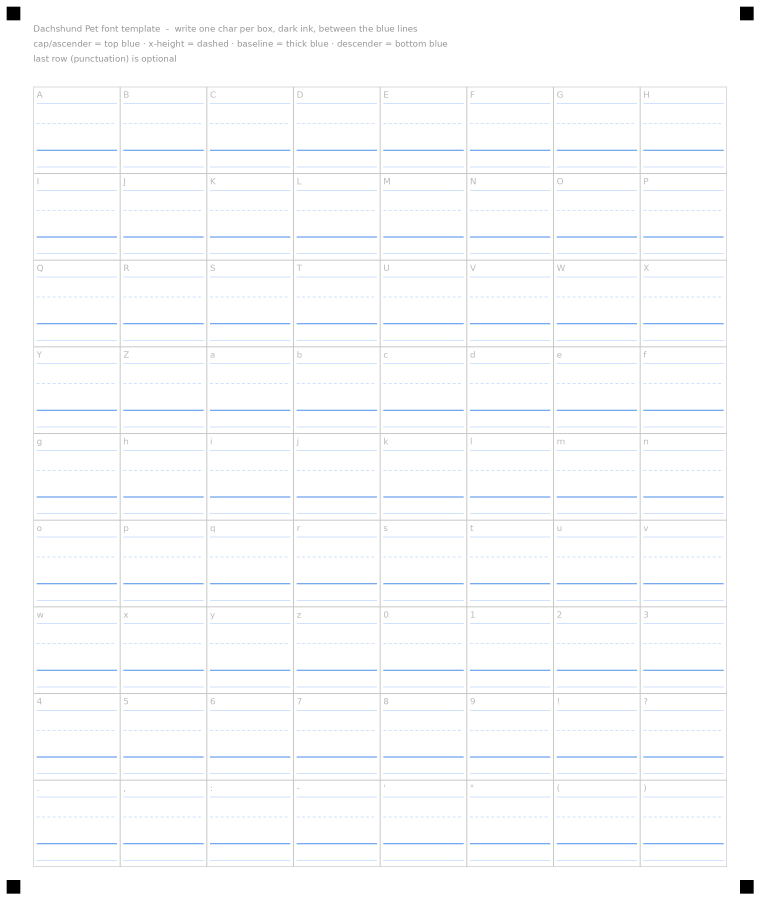
#> input picture tools/font_template.png, 2280 x 2700 px (shown at 1/3 size)
$ python build_font.py font_template.png out.png
#> lines starting #> are read from the running program, lines starting #| are printed output that depends on the picture; after the words box and inside, x2 and y2 are one past the last pixel; in counts of white or black regions, pixels touching at a corner belong together
"""手寫字型產生器：把寫好的 tools/font_template.png 照片 / 掃描檔轉成 TTF。

用法（需要 opencv-python、scikit-image、fonttools）：
    py -m pip install opencv-python scikit-image fonttools
    py tools/build_font.py 寫好的模板.png assets/fonts/EvanHand.ttf

步驟：四角黑方塊 → 透視校正回模板座標 → 取深色墨水（濾掉淺藍導線、灰框）
→ 大寫格若寫了「大寫+小寫」自動左右切開 → 各自貼齊基線
→ 骨架化後統一加粗 → 平滑描邊 → fontTools 組成 TTF
"""
import sys, cv2, numpy as np
from skimage.morphology import skeletonize
from fontTools.fontBuilder import FontBuilder
from fontTools.pens.ttGlyphPen import TTGlyphPen


def flatten_and_warp(path):
#> called with path = 'font_template.png'
    im = cv2.imread(path, cv2.IMREAD_UNCHANGED)
#> im is the input picture: shape (2700, 2280, 3); mean B, G, R 253.1, 251.8, 250.9
    if im.ndim == 2:
        im = cv2.cvtColor(im, cv2.COLOR_GRAY2BGR)
    if im.shape[2] == 4:
        a = im[:, :, 3:4] / 255.0
        im = (im[:, :, :3] * a + 255 * (1 - a)).astype(np.uint8)
    g = cv2.cvtColor(im, cv2.COLOR_BGR2GRAY)
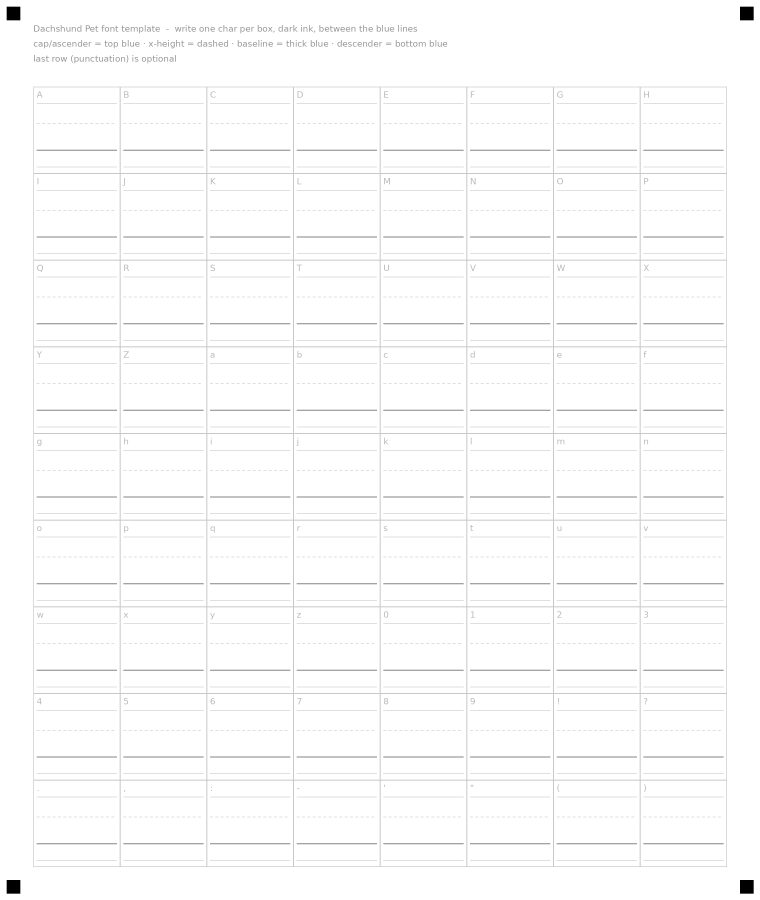
#> g: shape (2700, 2280) (shown at 1/3 size); min 0, max 255, mean 251.7
    _, bw = cv2.threshold(g, 80, 255, cv2.THRESH_BINARY_INV)
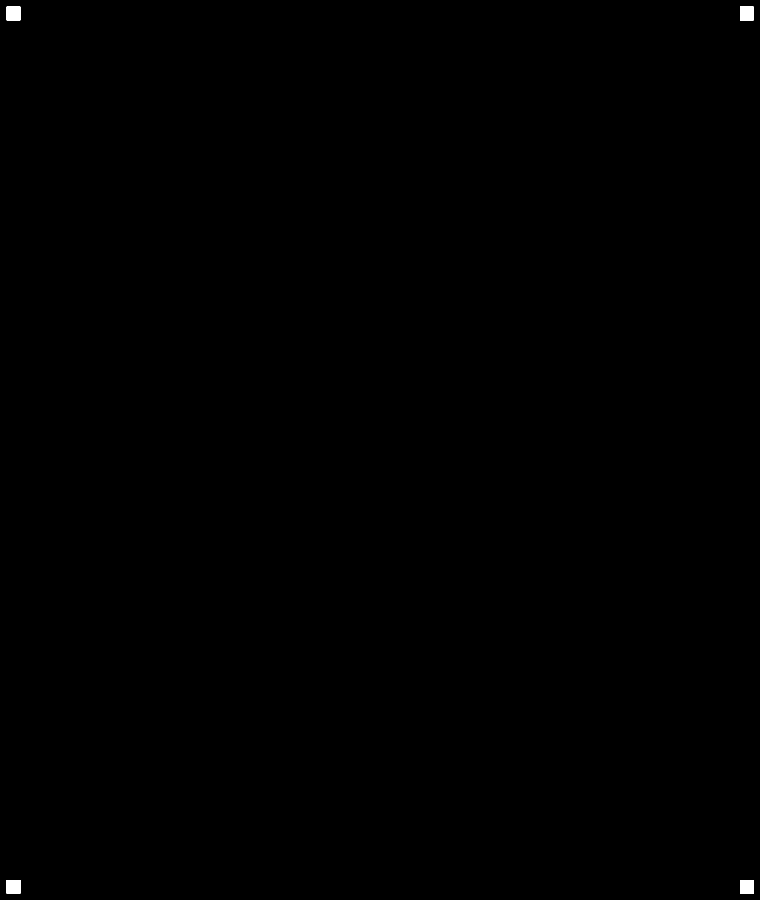
#> bw: shape (2700, 2280) (shown at 1/3 size); 0.11% white; 4 white regions, box (x1, y1, x2, y2) and area: (20, 20, 61, 61) 1681, (2220, 20, 2261, 61) 1681, (20, 2640, 61, 2681) 1681, (2220, 2640, 2261, 2681) 1681
    n, _, st, cen = cv2.connectedComponentsWithStats(bw)
#> n = 5; st = [[0, 0, 2280, 2700, 6149276], [20, 20, 41, 41, 1681], [2220, 20, 41, 41, 1681], [20, 2640, 41, 41, 1681], [2220, 2640, 41, 41, 1681]]; cen = [[1139.5, 1349.5], [40, 40], [2240, 40], [40, 2660], [2240, 2660]]
    marks = [cen[i] for i in range(1, n)
             if 0.7 < st[i][2] / st[i][3] < 1.4 and st[i][2] > 15 and st[i][4] > 0.85 * st[i][2] * st[i][3]]
#> marks = [[40, 40], [2240, 40], [40, 2660], [2240, 2660]]
    if len(marks) < 4:
        sys.exit("找不到四個角的黑方塊")
    marks = np.array(marks)
    s_, d_ = marks.sum(1), marks[:, 0] - marks[:, 1]
#> s_ = [80, 2280, 2700, 4900]; d_ = [0, 2200, -2620, -420]
    src = np.float32([marks[s_.argmin()], marks[d_.argmax()], marks[d_.argmin()], marks[s_.argmax()]])
#> src = [[40, 40], [2240, 40], [40, 2660], [2240, 2660]]
    dst = np.float32([[40, 40], [2240, 40], [40, 2660], [2240, 2660]])
    w = cv2.warpPerspective(im, cv2.getPerspectiveTransform(src, dst), (2280, 2700),
                            flags=cv2.INTER_CUBIC, borderValue=(255, 255, 255))
    hsv = cv2.cvtColor(w, cv2.COLOR_BGR2HSV)
#> hsv: shape (2700, 2280, 3); mean H, S, V 2.8, 2.4, 253.1
    gw = cv2.cvtColor(w, cv2.COLOR_BGR2GRAY)
    return (gw < 120) & (hsv[:, :, 1] < 120)


ink = flatten_and_warp(sys.argv[1])
OUT = sys.argv[2]
CHARS = list("ABCDEFGHIJKLMNOPQRSTUVWXYZabcdefghijklmnopqrstuvwxyz0123456789") + list("!?.,:-'\"()")
COLS, CELL, M, TOP = 8, 260, 100, 260
U = 5.0                 # font units per template px（cap 140px → 700）
STROKE_R = 6            # 筆畫統一加粗：半徑 6px → 約 13px 寬
SB = 45                 # 左右留白 (units)

def cell(i):
    r, c = divmod(i, COLS)
    return M + c*CELL, TOP + r*CELL

def comps(mask):
    n, lab, st, cen = cv2.connectedComponentsWithStats(mask.astype(np.uint8), connectivity=8)
    return [(lab == k, st[k], cen[k]) for k in range(1, n) if st[k][4] >= 6]

glyph_src = {}   # char -> (mask in full-template coords, baseline_shift_px)
for i, ch in enumerate(CHARS):
    x0, y0 = cell(i)
    m = np.zeros_like(ink)
    m[y0+4:y0+CELL+18, x0+4:x0+CELL-3] = ink[y0+4:y0+CELL+18, x0+4:x0+CELL-3]
    if not m.any():
        continue
    base = y0 + 190
    if i < 26:   # 大寫格裡寫了「大寫+小寫」
        cs = comps(m)
        xs = np.where(m.any(axis=0))[0]
        lo, hi = xs.min(), xs.max()
        prof = m[:, lo:hi+1].sum(axis=0)
        a, b = int(len(prof)*0.3), int(len(prof)*0.8)
        # 最長的空白欄 → 分界；沒有就取最少墨水的欄
        best, run, start = None, 0, None
        for j in range(a, b):
            if prof[j] == 0:
                start = j if run == 0 else start; run += 1
                if best is None or run > best[0]: best = (run, start + run//2)
            else:
                run = 0
        split = lo + (best[1] if best else a + int(np.argmin(prof[a:b])))
        up = np.zeros_like(m); low = np.zeros_like(m)
        for cm, st, cen in cs:
            (up if cen[0] < split else low)[cm] = True
        # 基線對齊：大寫字底部貼齊基線（Q 尾巴、J 例外）
        ys = np.where(up.any(axis=1))[0]
        shift = 0 if ch in "QJ" else base - ys.max()
        if abs(shift) > 25: shift = 0
        glyph_src[ch] = (up, shift)
        lc = ch.lower()
        lshift = shift
        if lc not in "gjpqy":                      # 沒有下伸部的小寫各自貼基線
            lys = np.where(low.any(axis=1))[0]
            ls = base - lys.max()
            if abs(ls) <= 25: lshift = ls
        glyph_src[lc] = (low, lshift)
    else:
        ys = np.where(m.any(axis=1))[0]
        shift = base - ys.max() if ch.isdigit() or ch in "!?.:" else 0
        if abs(shift) > 25: shift = 0
        glyph_src[ch] = (m, shift)
#> m: shape (2700, 2280) bool; every value is 0
#> after the loop, glyph_src = 0 items

def outline(mask, shift, ch):
    ys, xs = np.where(mask)
    y0, y1, x0, x1 = ys.min()-20, ys.max()+20, xs.min()-20, xs.max()+20
    sub = mask[y0:y1, x0:x1]
    sk = skeletonize(sub)
    k = cv2.getStructuringElement(cv2.MORPH_ELLIPSE, (2*STROKE_R+1, 2*STROKE_R+1))
    thick = cv2.dilate(sk.astype(np.uint8)*255, k)
    # 放大 4 倍再模糊 → 平滑邊緣
    S = 4
    big = cv2.resize(thick, None, fx=S, fy=S, interpolation=cv2.INTER_CUBIC)
    big = cv2.GaussianBlur(big, (0, 0), S*1.2)
    _, big = cv2.threshold(big, 127, 255, cv2.THRESH_BINARY)
    cnts, hier = cv2.findContours(big, cv2.RETR_CCOMP, cv2.CHAIN_APPROX_NONE)
    base_y = None
    return cnts, hier, S, (x0, y0)

def build():
    fb = FontBuilder(1000, isTTF=True)
    order = [".notdef", "space"] + [f"g{ord(c):04X}" for c in glyph_src]
#> order = ['.notdef', 'space']
    fb.setupGlyphOrder(order)
    cmap = {32: "space"}
    cmap.update({ord(c): f"g{ord(c):04X}" for c in glyph_src})
    fb.setupCharacterMap(cmap)
    glyphs, metrics = {}, {}
    p = TTGlyphPen(None); glyphs[".notdef"] = p.glyph(); metrics[".notdef"] = (500, 0)
    p = TTGlyphPen(None); glyphs["space"] = p.glyph(); metrics["space"] = (300, 0)
    ymin_all, ymax_all = 0, 700
    for ch, (mask, shift) in glyph_src.items():
        cnts, hier, S, (ox, oy) = outline(mask, shift, ch)
        x0, y0 = cell(CHARS.index(ch.upper()) if ch.islower() else CHARS.index(ch))
        base = y0 + 190 - shift
        pen = TTGlyphPen(None)
        pts_all = []
        polys = []
        for ci, cn in enumerate(cnts):
            ap = cv2.approxPolyDP(cn, 1.6, True).reshape(-1, 2).astype(float)
            if len(ap) < 3: continue
            px = (ox + ap[:, 0] / S) * U
            py = (base - (oy + ap[:, 1] / S)) * U
            polys.append((ci, np.stack([px, py], 1)))
            pts_all.append(np.stack([px, py], 1))
        allp = np.concatenate(pts_all)
        minx = allp[:, 0].min()
        for ci, pl in polys:
            pl = pl.copy(); pl[:, 0] += SB - minx
            # TrueType：外框順時針、內洞逆時針（y 朝上）
            area = 0.5 * np.sum(pl[:, 0]*np.roll(pl[:, 1], -1) - np.roll(pl[:, 0], -1)*pl[:, 1])
            is_hole = hier[0][ci][3] != -1
            want_cw = not is_hole
            if (area < 0) != want_cw: pl = pl[::-1]
            pl = np.round(pl).astype(int)
            pen.moveTo(tuple(pl[0]))
            for q in pl[1:]: pen.lineTo(tuple(q))
            pen.closePath()
        glyphs[f"g{ord(ch):04X}"] = pen.glyph()
        w = allp[:, 0].max() - minx
        metrics[f"g{ord(ch):04X}"] = (int(round(w + 2*SB)), SB)
        ymin_all = min(ymin_all, allp[:, 1].min()); ymax_all = max(ymax_all, allp[:, 1].max())
#> this loop made 0 passes
#> after the loop, glyphs = 2 items; metrics = {'.notdef': (500, 0), 'space': (300, 0)}
    fb.setupGlyf(glyphs)
    fb.setupHorizontalMetrics(metrics)
    asc, desc = int(ymax_all + 60), int(ymin_all - 60)
#> asc = 760; desc = -60
    fb.setupHorizontalHeader(ascent=asc, descent=desc)
    fam = "EvanHand"
    fb.setupNameTable({"familyName": fam, "styleName": "Regular", "uniqueFontIdentifier": fam + "-Regular",
                       "fullName": fam + " Regular", "psName": fam + "-Regular", "version": "Version 1.0"})
    fb.setupOS2(sTypoAscender=asc, sTypoDescender=desc, sTypoLineGap=100, usWinAscent=asc,
                usWinDescent=-desc, sxHeight=400, sCapHeight=700, achVendID="EVAN", fsType=0)
    fb.setupPost()
    fb.save(OUT)
    print("glyphs", len(glyphs), "asc", asc, "desc", desc)
#| glyphs 2 asc 760 desc -60

build()
